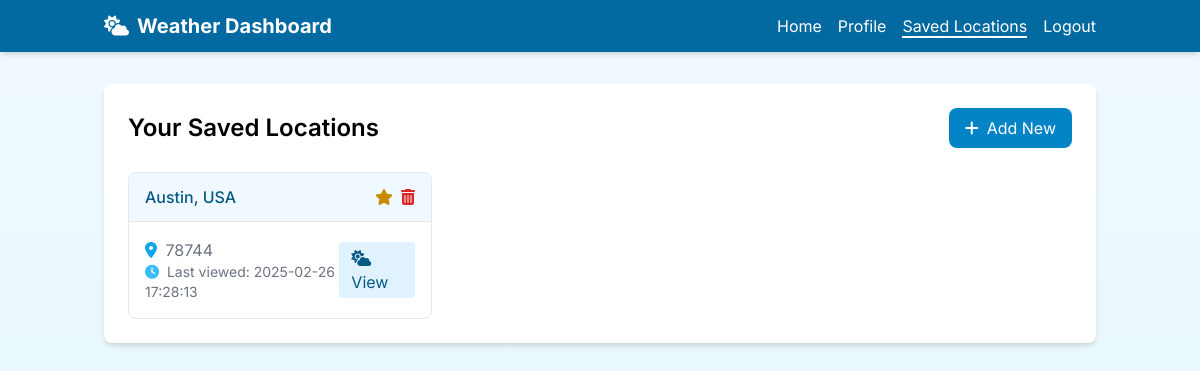
Screenshot of /saved-locations (signed in) with the database file from the repository.
### tables this page shows
CREATE TABLE saved_locations (
        id INTEGER PRIMARY KEY AUTOINCREMENT,
        user_id INTEGER NOT NULL,
        city_name TEXT NOT NULL,
        display_name TEXT,
        last_accessed TIMESTAMP DEFAULT CURRENT_TIMESTAMP,
        FOREIGN KEY (user_id) REFERENCES users (id) ON DELETE CASCADE,
        UNIQUE(user_id, city_name)
    );

### main.py (the view)
@app.route('/saved-locations')
@login_required
def saved_locations():
    db = get_db()
    locations = db.execute(
        'SELECT * FROM saved_locations WHERE user_id = ? ORDER BY last_accessed DESC',
        (session['user_id'],)
    ).fetchall()
    return render_template('saved_locations.html', locations=locations)

### main.py (called while the page is built)
def get_db_path():
    data_dir = os.path.join(script_dir, 'data')
    os.makedirs(data_dir, exist_ok=True)
    return os.path.join(data_dir, 'weather_app.db')

def get_db():
    db = getattr(g, '_database', None)
    if db is None:
        db = g._database = sqlite3.connect(get_db_path())
        db.row_factory = sqlite3.Row
        db.execute("PRAGMA foreign_keys = ON")
    return db

def login_required(f):
    @wraps(f)
    def decorated_function(*args, **kwargs):
        if 'user_id' not in session:
            return redirect(url_for('login', next=request.url))
        return f(*args, **kwargs)
    return decorated_function

@app.before_request
def before_first_request():
    init_db()

### templates/saved_locations.html (shortened to what this page needs)
<!DOCTYPE html>
<html lang="en">
<head>
    <script src="https://cdn.tailwindcss.com"></script>
    <link rel="stylesheet" href="https://cdnjs.cloudflare.com/ajax/libs/font-awesome/6.5.1/css/all.min.css">
</head>
<body>
    <nav class="bg-primary-700 text-white shadow-md">
        <div class="container mx-auto px-4 py-3">
            <div class="flex justify-between items-center">
                <div class="flex items-center">
                    <a href="{{ url_for('home') }}" class="text-xl font-bold flex items-center">
                        <i class="fas fa-cloud-sun mr-2"></i>
                        Weather Dashboard
                    </a>
                </div>
                <div>
                    <ul class="flex space-x-4">
                        <li><a href="{{ url_for('home') }}" class="hover:text-primary-200 transition duration-300">Home</a></li>
                        <li><a href="{{ url_for('profile') }}" class="hover:text-primary-200 transition duration-300">Profile</a></li>
                        <li><a href="{{ url_for('saved_locations') }}" class="hover:text-primary-200 transition duration-300 border-b-2 border-white">Saved Locations</a></li>
                        <li><a href="{{ url_for('logout') }}" class="hover:text-primary-200 transition duration-300">Logout</a></li>
                    </ul>
                </div>
            </div>
        </div>
    </nav>
    <div class="container mx-auto px-4 py-8">
        <div class="bg-white rounded-lg shadow-md p-6">
            <div class="flex justify-between items-center mb-6">
                <h1 class="text-2xl font-semibold">Your Saved Locations</h1>
                <a href="{{ url_for('home') }}" class="bg-primary-600 hover:bg-primary-700 text-white px-4 py-2 rounded-lg transition">
                    <i class="fas fa-plus mr-2"></i>Add New
                </a>
            </div>
            {% if locations %}
                <div class="grid grid-cols-1 md:grid-cols-2 lg:grid-cols-3 gap-4">
                    {% for location in locations %}
                        <div class="border rounded-lg overflow-hidden hover:shadow-lg transition">
                            <div class="bg-primary-50 px-4 py-3 border-b flex justify-between items-center">
                                <h3 class="font-medium text-primary-800">{{ location.display_name or location.city_name }}</h3>
                                <div class="flex space-x-2">
                                    <form action="{{ url_for('set_default_city', city=location.city_name) }}" method="post" class="inline">
                                        <button type="submit" class="text-yellow-600 hover:text-yellow-800" title="Set as default">
                                            <i class="fas fa-star"></i>
                                        </button>
                                    </form>
                                    <form action="{{ url_for('delete_location', location_id=location.id) }}" method="post" class="inline" onsubmit="return confirm('Are you sure you want to delete this location?');">
                                        <button type="submit" class="text-red-600 hover:text-red-800" title="Delete location">
                                            <i class="fas fa-trash-alt"></i>
                                        </button>
                                    </form>
                                </div>
                            </div>
                            <div class="p-4">
                                <div class="flex justify-between items-center">
                                    <div>
                                        <p class="text-gray-500">
                                            <i class="fas fa-map-marker-alt text-primary-500 mr-1"></i>
                                            {{ location.city_name }}
                                        </p>
                                        <p class="text-gray-500 text-sm">
                                            <i class="fas fa-clock text-primary-400 mr-1"></i>
                                            Last viewed: {{ location.last_accessed.split('.')[0] }}
                                        </p>
                                    </div>
                                    <a href="{{ url_for('weather_api') }}?city={{ location.city_name }}" class="bg-primary-100 hover:bg-primary-200 text-primary-800 px-3 py-1 rounded transition">
                                        <i class="fas fa-cloud-sun mr-1"></i>
                                        View
                                    </a>
                                </div>
                            </div>
                        </div>
                    {% endfor %}
                </div>
            {% endif %}
        </div>
    </div>
</body>
</html>

### templates/saved_locations.html (style rules this page uses)
body { background: linear-gradient(to bottom, #f0f9ff, #e0f7fa); min-height: 100vh; }

### rows the page displays
saved_locations: display_name "Austin, USA", city_name "78744", last_accessed "2025-02-26 17:28:13"
